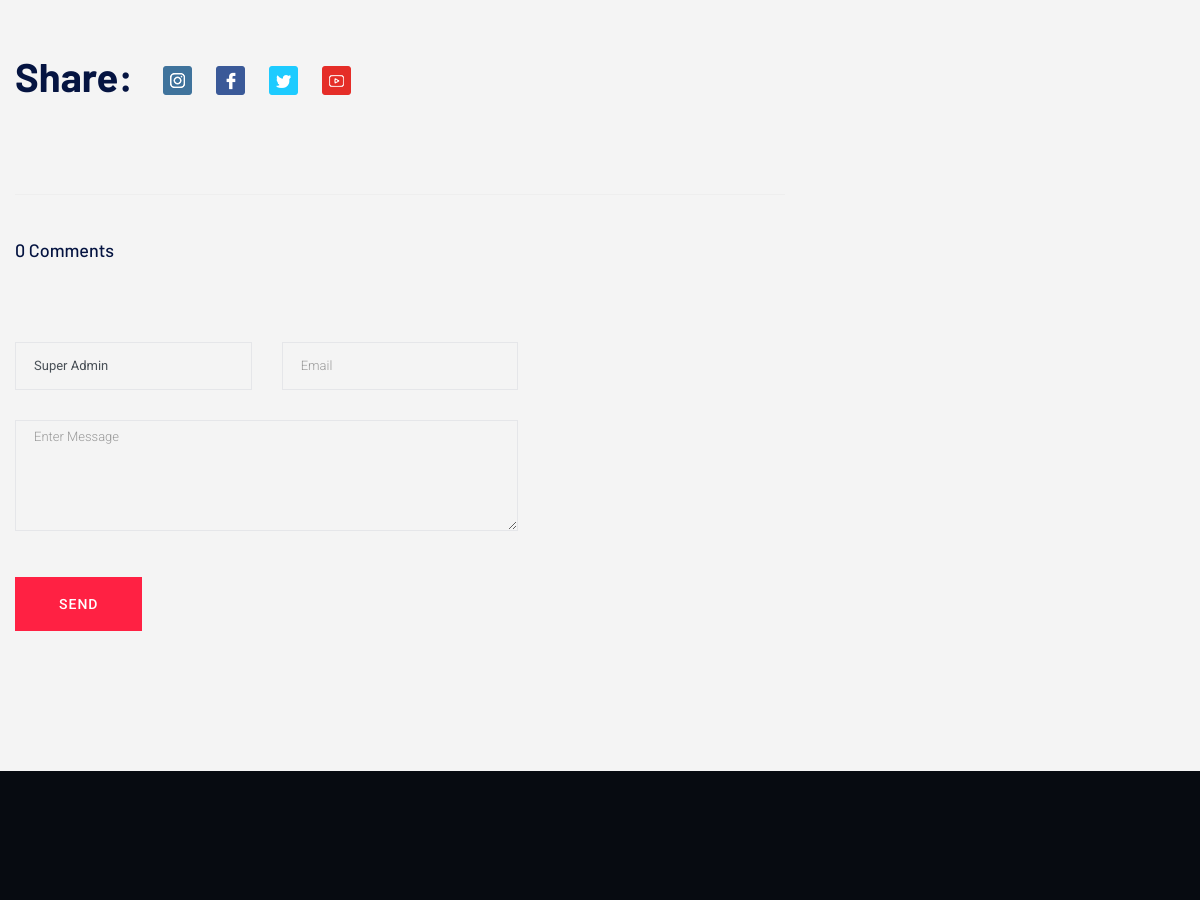
The app's page /latest-news/Adolat-qaror-topishiga-ishonchim-komil-edi/ (signed in, middle part), older data.
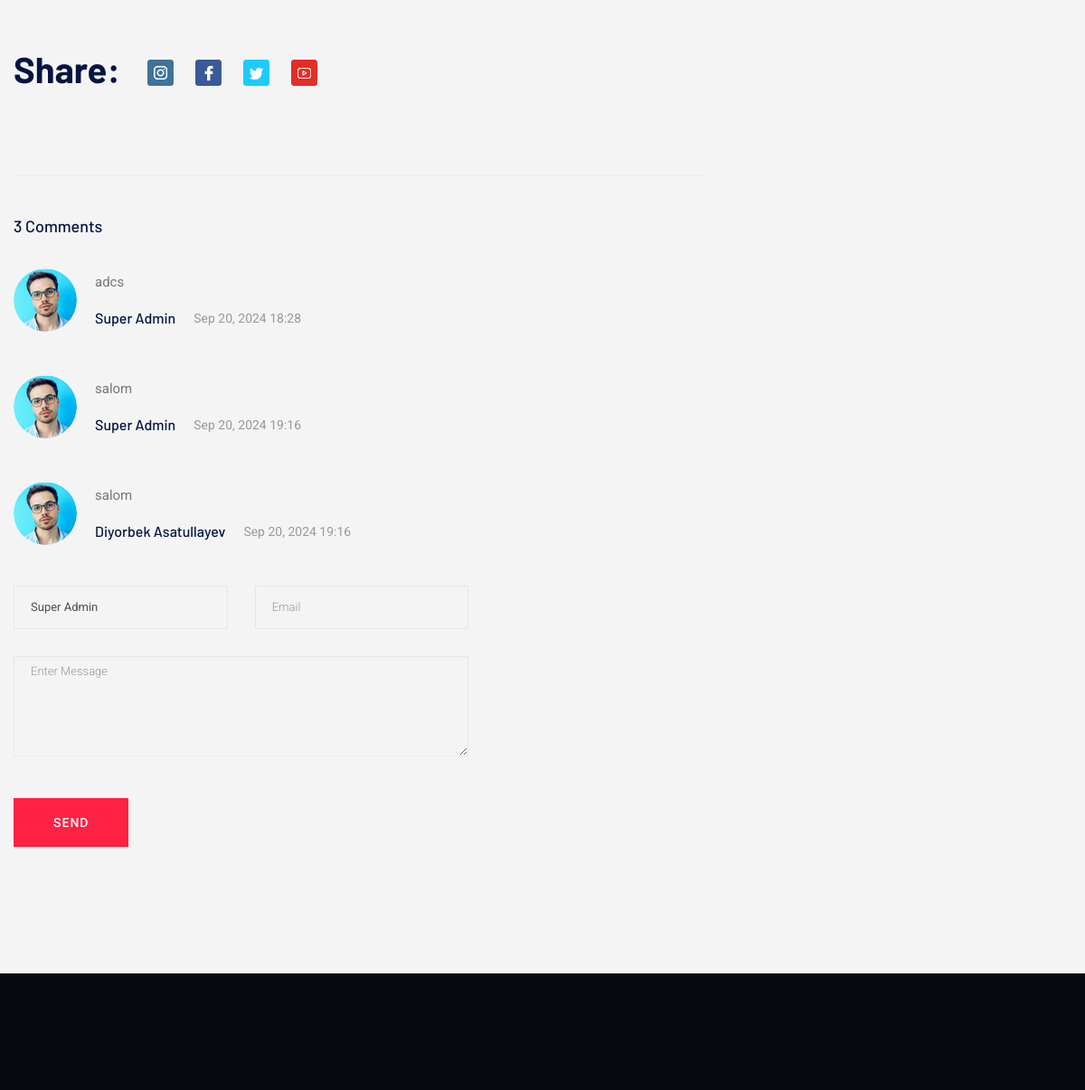
The same page, newer data.
### news/models.py (models this page shows, shortened)
class News(models.Model):
    category = models.ForeignKey(Category, on_delete=models.CASCADE, verbose_name="Kategoriya")
    title = models.CharField(max_length=200, verbose_name="Nom")
    slug = models.SlugField(max_length=200, verbose_name="Slug")
    content = RichTextField(verbose_name="Kontent")
    views = models.PositiveIntegerField(default=0, verbose_name="Ko'rilishlar")
    created_at = models.DateTimeField(auto_now_add=True, verbose_name="Qo'shildi")
    updated_at = models.DateTimeField(auto_now=True, verbose_name="Yangilandi")
    image = models.ImageField(upload_to="news/images/", verbose_name="Rasm")
    is_published = models.BooleanField(default=True, verbose_name="Ko'rinishi")
    author = models.CharField(max_length=50, verbose_name="Yozuvchi")
    quotes = models.TextField(verbose_name="Iqtibos")
    class Meta:
        verbose_name_plural = "Yangiliklar"
        verbose_name = "Yangilik"
    def get_image(self):
        if self.image:
            return self.image.url
        return "https://t4.ftcdn.net/jpg/04/70/29/97/360_F_470299797_UD0eoVMMSUbHCcNJCdv2t8B2g1GVqYgs.jpg"

class Comment(models.Model):
    news = models.ForeignKey(News, on_delete=models.CASCADE, verbose_name="Yangilik")
    user = models.ForeignKey(User, on_delete=models.CASCADE, verbose_name="Foydalanuvchi")
    content = models.TextField(verbose_name="Komentariya")
    created_at = models.DateTimeField(auto_now_add=True, verbose_name="Qo'shildi")
    class Meta:
        verbose_name_plural = "Komentariyalar"
        verbose_name = "Komentariya"

### news/views.py (the view)
# urls.py: path('latest-news/<slug:slug>/', views.LatestNewsView.as_view(), name='latest_news'),
class LatestNewsView(LoginRequiredMixin, View):
    def get(self, request, slug):
        news = News.objects.filter(slug=slug).first()
        context = {
            'title': "So'ngi xabarlar",
            'news': news,
        }
        return render(request, 'news/latest_news.html', context)

### news/templates/news/latest_news.html
{% extends 'base.html' %}
{% block content %}
    {% include 'components/latest_news_area.html' %}
{% endblock %}

### templates/components/latest_news_area.html (shortened to what the changed rows need)
{% load static %}
<div class="about-area2 gray-bg pt-60 pb-60">
    <div class="container">
        <div class="row">
            <div class="col-lg-8">
                <div class="comments-area">
                    <h4>{{ news.comment_set.count }} Comments</h4>
                    {% for comment in news.comment_set.all %}
                    	<div class="comment-list">
                        <div class="single-comment justify-content-between d-flex">
                            <div class="user justify-content-between d-flex">
                                <div class="thumb">
                                    <img src="{% static 'news/assets/img/comment/comment_1.png' %}" alt="">
                                </div>
                                <div class="desc">
                                    <p class="comment">
                                        {{ comment.content }}
                                    </p>
                                    <div class="d-flex justify-content-between">
                                        <div class="d-flex align-items-center">
                                            <h5>
                                                <span>{{ comment.user.get_full_name }}</span>
                                            </h5>
                                            <p class="date">{{ comment.created_at|date:"M d, Y" }} {{ comment.created_at|time:"H:i" }}</p>
                                        </div>
                                    </div>
                                </div>
                            </div>
                        </div>
                    </div>
                    {% endfor %}
                </div>
            </div>
        </div>
    </div>
</div>

Row changes from the older to the newer data that the page shows:
computed for News: comment_set.count "0" → "3"
added Comment: content "adcs", user.get_full_name "Super Admin", created_at "Sep 20, 2024", created_at "18:28"
added Comment: content "salom", user.get_full_name "Super Admin", created_at "Sep 20, 2024", created_at "19:16"
added Comment: content "salom", user.get_full_name "Diyorbek Asatullayev", created_at "Sep 20, 2024", created_at "19:16"
